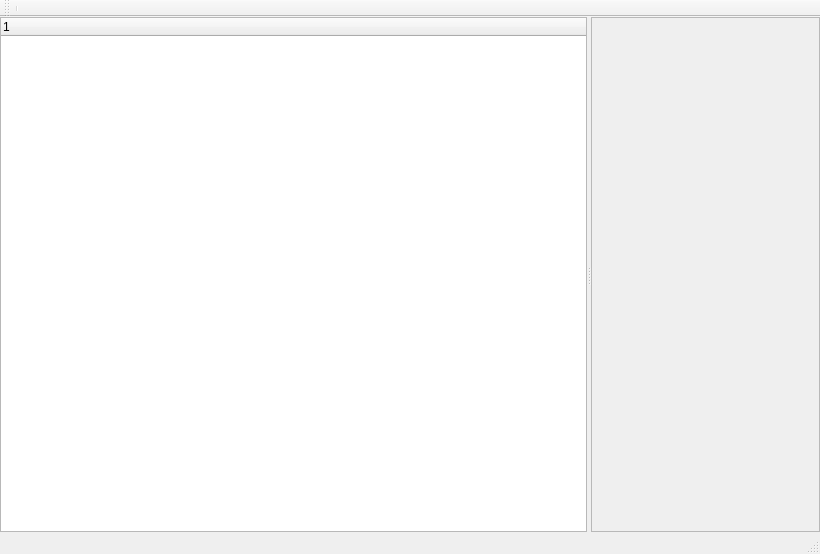
<?xml version="1.0" encoding="UTF-8"?>
<ui version="4.0">
 <class>MainWindow</class>
 <widget class="QMainWindow" name="MainWindow">
  <property name="geometry">
   <rect>
    <x>0</x>
    <y>0</y>
    <width>820</width>
    <height>554</height>
   </rect>
  </property>
  <property name="windowTitle">
   <string>MainWindow</string>
  </property>
  <widget class="QWidget" name="centralWidget">
   <layout class="QVBoxLayout" name="verticalLayout">
    <property name="spacing">
     <number>0</number>
    </property>
    <property name="leftMargin">
     <number>0</number>
    </property>
    <property name="topMargin">
     <number>0</number>
    </property>
    <property name="rightMargin">
     <number>0</number>
    </property>
    <property name="bottomMargin">
     <number>0</number>
    </property>
    <item>
     <widget class="QSplitter" name="splitter">
      <property name="orientation">
       <enum>Qt::Horizontal</enum>
      </property>
      <widget class="QTreeWidget" name="sourcetree">
       <column>
        <property name="text">
         <string notr="true">1</string>
        </property>
       </column>
      </widget>
      <widget class="QFrame" name="viewstack">
       <property name="frameShape">
        <enum>QFrame::StyledPanel</enum>
       </property>
       <property name="frameShadow">
        <enum>QFrame::Raised</enum>
       </property>
       <zorder>sourcetree</zorder>
      </widget>
     </widget>
    </item>
   </layout>
  </widget>
  <widget class="QMenuBar" name="menuBar">
   <property name="geometry">
    <rect>
     <x>0</x>
     <y>0</y>
     <width>820</width>
     <height>25</height>
    </rect>
   </property>
  </widget>
  <widget class="QStatusBar" name="statusBar"/>
  <widget class="QToolBar" name="toolBar">
   <property name="windowTitle">
    <string>toolBar</string>
   </property>
   <attribute name="toolBarArea">
    <enum>TopToolBarArea</enum>
   </attribute>
   <attribute name="toolBarBreak">
    <bool>false</bool>
   </attribute>
   <addaction name="separator"/>
  </widget>
 </widget>
 <layoutdefault spacing="6" margin="11"/>
 <resources/>
 <connections/>
</ui>
